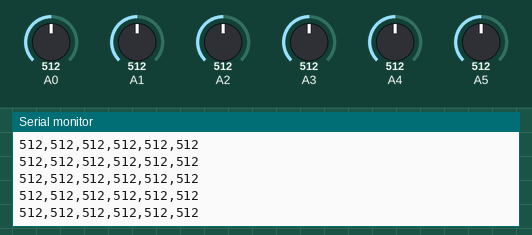
Bench run of a sketch on a simulated Arduino Uno, built with avr-gcc and run on an emulated ATmega328P. Shown: the last lines printed to the serial monitor. The test bench sets the inputs (shaded band); at power-on: A0 = 512, A2 = 512, A1 = 512, A3 = 512, A4 = 512, A5 = 512.

Above: at 1.2 s.
1.3 s: A0 set to 105
At 1.8 s:
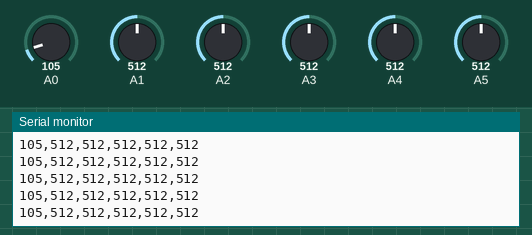
4.3 s: A0 set to 90
At 5.0 s:
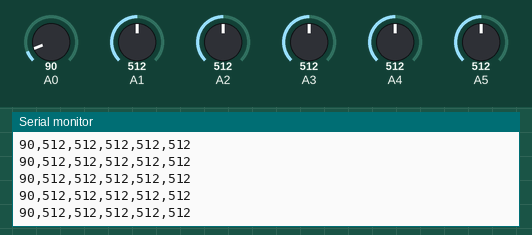
13.3 s: A2 set to 111
At 14.1 s:
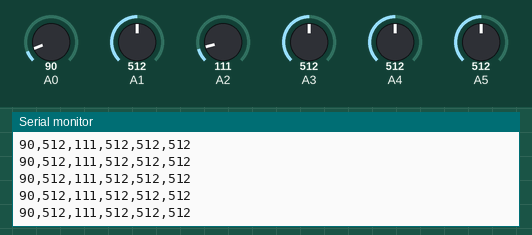
14.8 s: A2 set to 88
At 15.6 s:
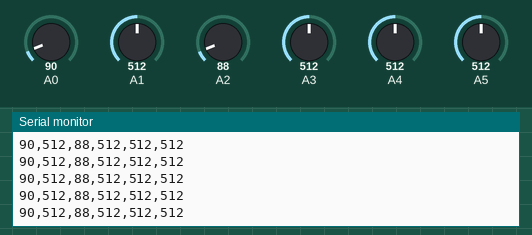
Timing chart, 0 to 17.3 s (numbered marks = the images above; inputs shaded):
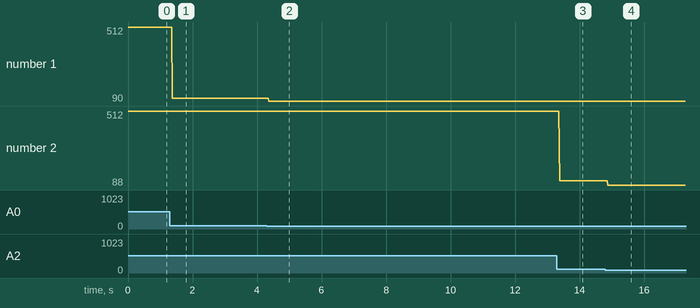

Measured:
- after the input at 1.3 s, the serial monitor: prints a new line after 0.08 s (image 1)
- after the input at 4.3 s, the serial monitor: prints a new line after 0.07 s (image 2)
- after the input at 13.3 s, the serial monitor: prints a new line after 0.08 s (image 3)
- after the input at 14.8 s, the serial monitor: prints a new line after 0.08 s (image 4)
- plotted number 1: 512 → 105 after the input at 1.3 s, 105 → 90 after the input at 4.3 s
- plotted number 2: 512 → 111 after the input at 13.3 s, 111 → 88 after the input at 14.8 s

The sketch:

analogue_polling.ino
```cpp
void setup() {
  Serial.begin(9600);
}

void loop() {
  int a =  analogRead(A0);
  int b =  analogRead(A1);
  int c =  analogRead(A2);
  int d =  analogRead(A3);
  int e =  analogRead(A4);
  int f =  analogRead(A5);

  Serial.print(a);
  Serial.print(",");
  Serial.print(b);
  Serial.print(",");
  Serial.print(c);
  Serial.print(",");
  Serial.print(d);
  Serial.print(",");
  Serial.print(e);
  Serial.print(",");
  Serial.println(f);
  delay(10);

}
```
